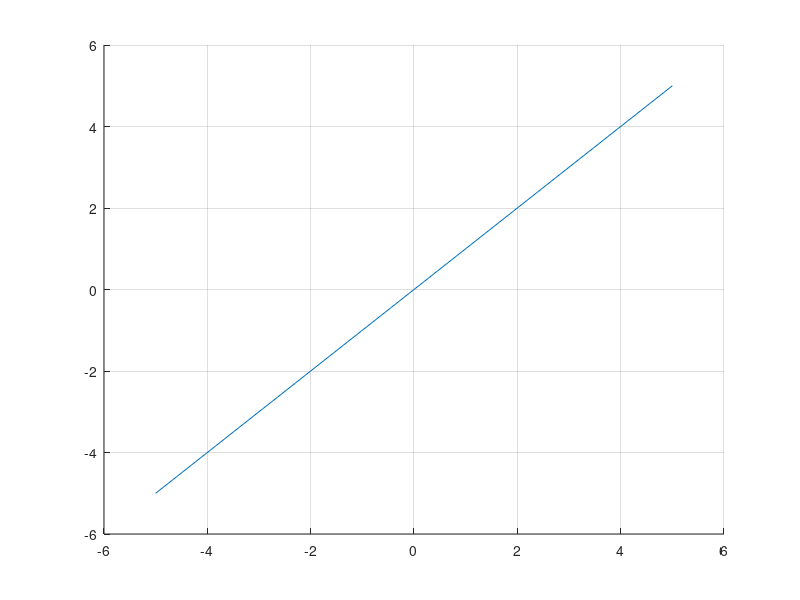

This chart was generated by the following MATLAB code: (Note: this script raises an error after producing the figure.)
%% Analyze BigML output data

% Parameters
NV = [100,500,1000];

% Import BigML data and show correlation parameters
figure
hold on
grid on
plot([-5,5],[-5,5])
leg = [];
for N = NV
    [X_obj,X_est] = importBigML(['./BigMLout/BigML_',num2str(N),'.csv']);
    plot(X_obj,X_est,'+')
    [~,gof] = fit(X_obj,X_est,'poly1');
    xlabel('X_{real} (m)')
    ylabel('X_{estimated} (m)')
    leg = [leg,{['N = ',num2str(N),' ','(R^2=',num2str(gof.rsquare),')']}];
end
legend(leg)